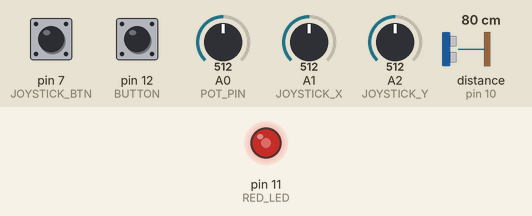
The sketch below on a simulated Arduino Uno, built with avr-gcc and run on an emulated ATmega328P. Parts: output pins drawn as LEDs (lit = HIGH). The test bench sets the inputs (shaded band); at power-on: pin 12 (BUTTON) HIGH, A0 (POT_PIN) = 512, pin 7 (JOYSTICK_BTN) HIGH, A1 (JOYSTICK_X) = 512, A2 (JOYSTICK_Y) = 512, distance to the obstacle (sensor on pin 10) 80 cm. The echo pulse lasts 58.3 µs per cm; what the sketch prints to the serial monitor is not drawn.

Above: at 1.2 s.
1.3 s: pin 12 (BUTTON) pulled LOW for 0.15 s
At 1.46 s:
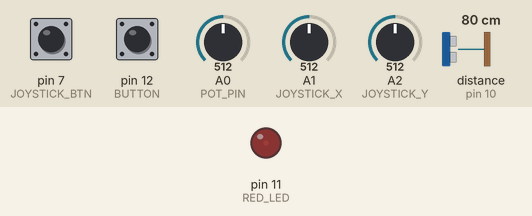
7.3 s: A0 (POT_PIN) set to 390
At 8.5 s:
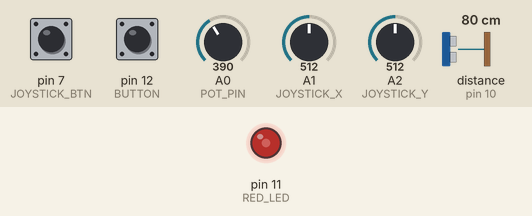
10.3 s: pin 12 (BUTTON) pulled LOW for 1 s
At 12.88 s:
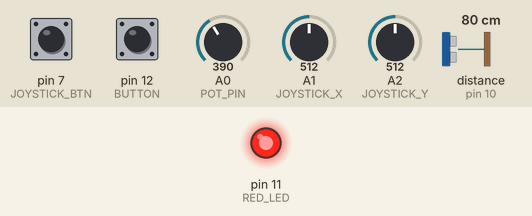
Timing chart, 0 to 16.9 s (numbered marks = the images above; inputs shaded):
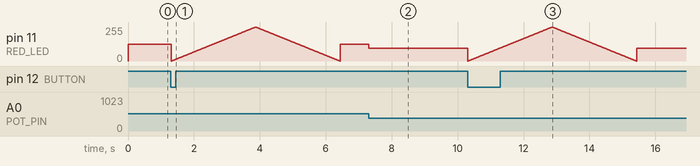

The sketch:

ultrasonic_sensor.ino
```cpp
#include <NewPing.h> // include the ultrasonic sensor library

#define RED_LED 11
#define BUTTON 12
#define POT_PIN A0
#define JOYSTICK_X A1
#define JOYSTICK_Y A2
#define JOYSTICK_BTN 7
#define ULTRASONIC_TRIGGER 9
#define ULTRASONIC_ECHO 10
int max_ultrasonic_distance_cm = 400; // set the maximum measureable distance for the ultrasonic sensor to 400cm
NewPing sonar(ULTRASONIC_TRIGGER, ULTRASONIC_ECHO, max_ultrasonic_distance_cm);

void setup() {
  // put your setup code here, to run once:
  Serial.begin(9600);
  Serial.println("Starting program...");
  pinMode(RED_LED, OUTPUT);
  pinMode(BUTTON, INPUT_PULLUP);
  pinMode(POT_PIN, INPUT);
  pinMode(JOYSTICK_X, INPUT);
  pinMode(JOYSTICK_Y, INPUT);
  pinMode(JOYSTICK_BTN, INPUT_PULLUP);
}

// helper function to blink LED a specific number of times
void blink_led(int num_blinks) {
  for (int i = 0; i < num_blinks; i++) {
    digitalWrite(RED_LED, HIGH);
    delay(300);
    digitalWrite(RED_LED, LOW);
    delay(300);
  }
}

// helper function to fade LED up and down
void fade_led() {
  // Make LED brighter
  for (int i = 0; i < 255; i += 1) {
    analogWrite(RED_LED, i);
    delay(10);
  }

  // Make LED dimmer
  for (int i = 255; i >= 0; i -= 1) {
    analogWrite(RED_LED, i);
    delay(10);
  }
}

void read_joystick() {
  int joystick_x_value = analogRead(JOYSTICK_X); // read the analog value going into the joystick pin for the x direction
  int joystick_y_value = analogRead(JOYSTICK_Y); // read the analog value going into the joystick pin for the y direction
  int joystick_sw_value = digitalRead(JOYSTICK_BTN); // read the digital value going into the joystick button pin
}

void read_ultrasonic_sensor() {
  int ultrasonic_distance_cm = sonar.ping_cm(); // read the distance in cm going to the ultrasonic sensor

  Serial.print(" Ultrasonic: ");
  Serial.print(ultrasonic_distance_cm);

  Serial.println();
}


void loop() {
  // put your main code here, to run repeatedly:
//  blink_led(1);
//  fade_led();

  int button = digitalRead(BUTTON);

  if (button == 0) {  // button pressed
    fade_led();
  }

  int pot_value = analogRead(POT_PIN); // read the analog value going into the potentiometer pin
  int brightness = map(pot_value, 0, 1023, 0, 255); // rescale the potentiometer value from 0 - 1023 down to 0 - 255
  analogWrite(RED_LED, brightness);

  read_joystick();
  read_ultrasonic_sensor();
}
```

Measured:
- after the input at 7.3 s, pin 11 (RED_LED): 127/255 → 97/255 at once
